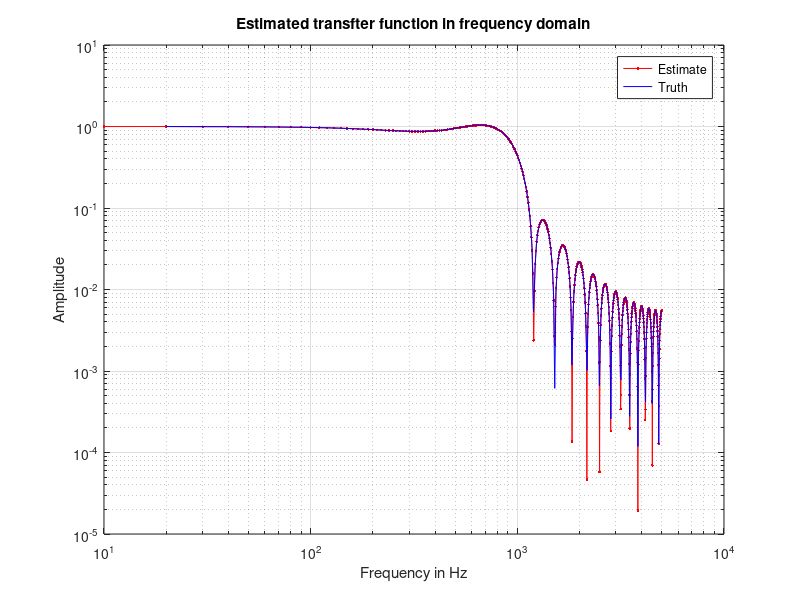
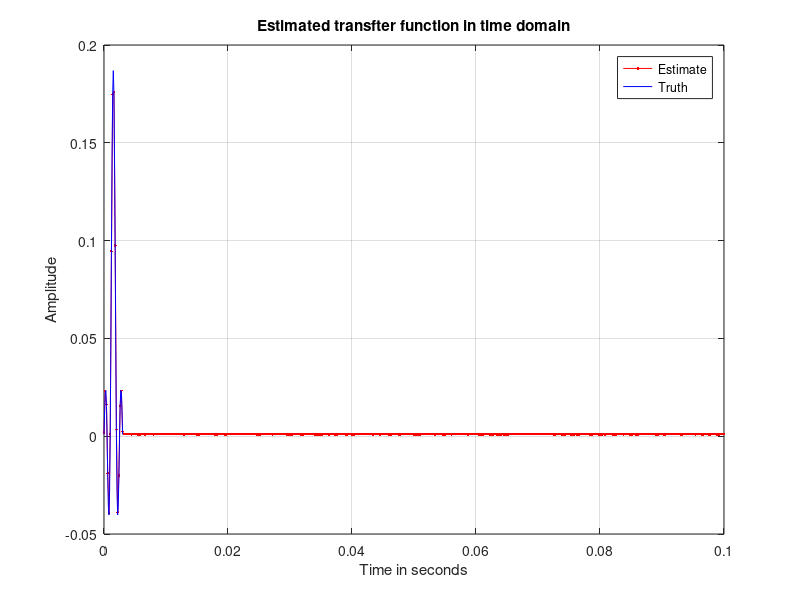

Here is the MATLAB script that generated these plots, in order:
function res = mytfe(x,y,srate);
%estimate the transfer function tf such that
%y(t) = conv(x(t),tf(t))
%srate = sampling rate
dbstop if error
if nargin < 1 % this is testing mode, no arguments are provided
    h = fir1(30,0.2,rectwin(31)); %true transfer function
    x = randn(100000,1);
    y = conv(h,x);
    srate = 10000;
end

resolution = 10;
y = y - mean(y);%detrending 
x = x - mean(x);
nw = fix(srate/(2*resolution))*2;
y = [y;zeros(length(y),1)]; %zero padding for elimination of circular convolution
x = [x;zeros(length(y) - length(x),1)];
% [Pxy,F] = CSD(X,Y,NFFT,Fs,WINDOW,NOVERLAP) returns a vector of frequen-
%     cies the same size as Pxy at which the CSD is estimated, and overlaps
%     the X and Y sections NOVERLAP samples.
[pxy fxy] = csd(x,y,nw,srate,nw,nw/2);
[pxx fxx] = csd(x,x,nw,srate,nw,nw/2);

tfxy = pxy./pxx;
figure(234)
loglog(fxy, abs(tfxy),'r.-');
xlabel('Frequency in Hz');
ylabel('Amplitude');
title('Estimated transfter function in frequency domain');
grid on;

% NOTE: the function csd reports only useful data points in the arrays pxy and pxx.
% i.e. if the nfft = 1000, only first 501 fft data points have useful 
% information - rest are repeatation. So csd will report only first 501 fft points into pxx. 
% Also the frequencies at which those 501 points are calculated will range from 
% 0 to half of sampling rate
%
% TO make this point more clear, take a simple case
% t = 0:0.001:0.6;
% z = sin(2*pi*50*t)+sin(2*pi*120*t);
% x = z + 2*randn(size(t));%x is the signal with 50 Hz and 120 Hz sinusoids and some noise
% fx = fft(x,512); %fft with frequency range [0 1:half of srate, half of srate:1]
% 
% CALCULATING MANUALLY
% In the simplest form the power spectrum  of x can be calculated as
% pxx = fx.*conj(fx);
% here this pxx is calculated at frequencies [0 1:half of srate, half of srate:1]
% CALCULATING WITH CSD 
% cpxx = csd(x,x,nfft,srate,window,noverlap)
% here, csd automatically removes the redundant data points, so that cpxx will contain
% power spectrum calculated at frequencies [0:half of srate] only

tf = ifft(tfxy);
% NOTE: # of data points in fft doesn't matter except for increasing resolution.
% BUT # of data pints in ifft does matter, because ifft reports the datapoints separated by
% 1/(length of i.p. array). This points can be plotted against time-in-seconds by dividing the
% separation with (sampling rate/2), since the highest frequency contained in the input to ifft 
% will be (sampling rate/2) and not the (sampling rate).

figure(235)
time  = (0:length(tf)-1)*2/srate; %Separation between two consequtive pts is 2/srate
plot(time,real(tf),'r.-'); 
xlabel('Time in seconds');
ylabel('Amplitude');
title('Estimated transfter function in time domain');
grid on;
if(nargin<1) % it this is a testing mode
    mh = [h';zeros(length(tfxy)-length(h),1)];
    fmh = fft(mh);
    fmax = round(length(fmh)/2);%the maximum frequency that would be contained in fmh
    freq = srate*(0:fmax)/length(fmh); % a meaningful frequency axis: 0 to sampling rate/2.
    figure(234)
    hold on
    loglog(freq,abs(fmh(1:fmax+1)),'b'); %plot only 0:half, another half is repeatation
    legend('Estimate','Truth');
    hold off
    figure(235)
    hold on
    plot((0:length(h)-1)/srate,h,'b');%Separation between two consequtive pts is 1/srate
    legend('Estimate','Truth');
    hold off
end

res.freq_domain.amp = tfxy;
res.freq_domain.freq = fxy;
res.time_domain.amp = tf;
res.time_domain.time = time;

dbclear if error